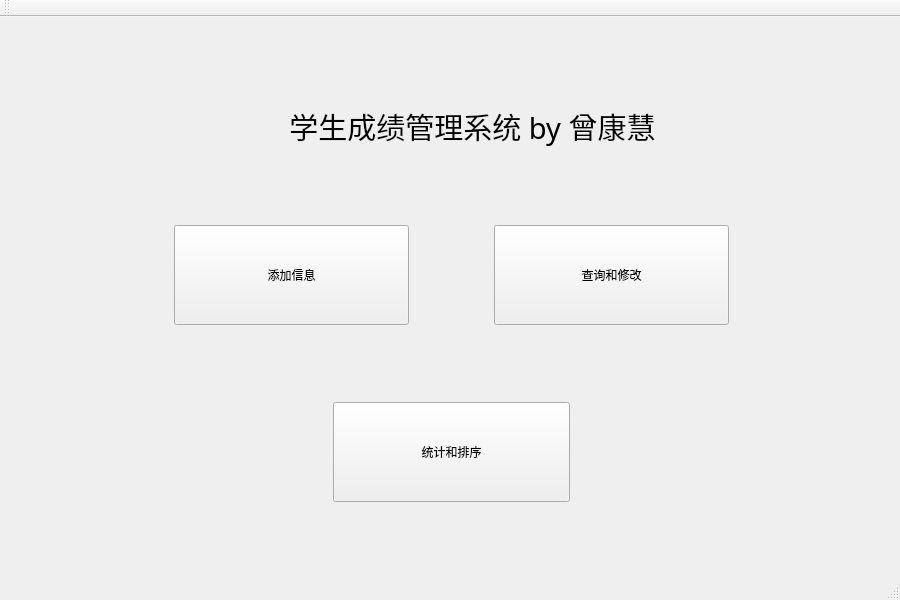
<?xml version="1.0" encoding="UTF-8"?>
<ui version="4.0">
 <class>MainWindow</class>
 <widget class="QMainWindow" name="MainWindow">
  <property name="geometry">
   <rect>
    <x>0</x>
    <y>0</y>
    <width>900</width>
    <height>600</height>
   </rect>
  </property>
  <property name="sizePolicy">
   <sizepolicy hsizetype="Fixed" vsizetype="Fixed">
    <horstretch>0</horstretch>
    <verstretch>0</verstretch>
   </sizepolicy>
  </property>
  <property name="minimumSize">
   <size>
    <width>800</width>
    <height>500</height>
   </size>
  </property>
  <property name="maximumSize">
   <size>
    <width>900</width>
    <height>600</height>
   </size>
  </property>
  <property name="windowTitle">
   <string>MainWindow</string>
  </property>
  <property name="styleSheet">
   <string notr="true">background-image: url(:/images/下载.jpg);</string>
  </property>
  <widget class="QWidget" name="centralWidget">
   <widget class="QWidget" name="layoutWidget">
    <property name="geometry">
     <rect>
      <x>6</x>
      <y>6</y>
      <width>891</width>
      <height>561</height>
     </rect>
    </property>
    <layout class="QVBoxLayout" name="verticalLayout" stretch="3,6,6">
     <item>
      <layout class="QHBoxLayout" name="horizontalLayout_2" stretch="3,1,14,3">
       <item>
        <spacer name="horizontalSpacer_5">
         <property name="orientation">
          <enum>Qt::Horizontal</enum>
         </property>
         <property name="sizeHint" stdset="0">
          <size>
           <width>40</width>
           <height>20</height>
          </size>
         </property>
        </spacer>
       </item>
       <item>
        <spacer name="horizontalSpacer_2">
         <property name="orientation">
          <enum>Qt::Horizontal</enum>
         </property>
         <property name="sizeHint" stdset="0">
          <size>
           <width>40</width>
           <height>20</height>
          </size>
         </property>
        </spacer>
       </item>
       <item>
        <widget class="QLabel" name="title">
         <property name="sizePolicy">
          <sizepolicy hsizetype="Preferred" vsizetype="Fixed">
           <horstretch>0</horstretch>
           <verstretch>0</verstretch>
          </sizepolicy>
         </property>
         <property name="font">
          <font>
           <family>黑体</family>
           <pointsize>22</pointsize>
           <weight>50</weight>
           <italic>false</italic>
           <bold>false</bold>
          </font>
         </property>
         <property name="layoutDirection">
          <enum>Qt::LeftToRight</enum>
         </property>
         <property name="styleSheet">
          <string notr="true">font: 22pt &quot;黑体&quot;;</string>
         </property>
         <property name="text">
          <string>学生成绩管理系统 by 曾康慧</string>
         </property>
         <property name="alignment">
          <set>Qt::AlignCenter</set>
         </property>
        </widget>
       </item>
       <item>
        <spacer name="horizontalSpacer_6">
         <property name="orientation">
          <enum>Qt::Horizontal</enum>
         </property>
         <property name="sizeHint" stdset="0">
          <size>
           <width>40</width>
           <height>20</height>
          </size>
         </property>
        </spacer>
       </item>
      </layout>
     </item>
     <item>
      <layout class="QHBoxLayout" name="horizontalLayout" stretch="2,3,1,3,2">
       <item>
        <spacer name="horizontalSpacer_3">
         <property name="orientation">
          <enum>Qt::Horizontal</enum>
         </property>
         <property name="sizeHint" stdset="0">
          <size>
           <width>40</width>
           <height>20</height>
          </size>
         </property>
        </spacer>
       </item>
       <item>
        <widget class="QPushButton" name="pushButton">
         <property name="sizePolicy">
          <sizepolicy hsizetype="Preferred" vsizetype="Fixed">
           <horstretch>0</horstretch>
           <verstretch>0</verstretch>
          </sizepolicy>
         </property>
         <property name="maximumSize">
          <size>
           <width>16777215</width>
           <height>100</height>
          </size>
         </property>
         <property name="styleSheet">
          <string notr="true">font: 16pt &quot;黑体&quot;;</string>
         </property>
         <property name="text">
          <string>添加信息</string>
         </property>
        </widget>
       </item>
       <item>
        <spacer name="horizontalSpacer">
         <property name="orientation">
          <enum>Qt::Horizontal</enum>
         </property>
         <property name="sizeHint" stdset="0">
          <size>
           <width>40</width>
           <height>20</height>
          </size>
         </property>
        </spacer>
       </item>
       <item>
        <widget class="QPushButton" name="pushButton_2">
         <property name="sizePolicy">
          <sizepolicy hsizetype="Preferred" vsizetype="Fixed">
           <horstretch>0</horstretch>
           <verstretch>0</verstretch>
          </sizepolicy>
         </property>
         <property name="maximumSize">
          <size>
           <width>16777215</width>
           <height>100</height>
          </size>
         </property>
         <property name="styleSheet">
          <string notr="true">font: 16pt &quot;黑体&quot;;</string>
         </property>
         <property name="text">
          <string>查询和修改</string>
         </property>
        </widget>
       </item>
       <item>
        <spacer name="horizontalSpacer_4">
         <property name="orientation">
          <enum>Qt::Horizontal</enum>
         </property>
         <property name="sizeHint" stdset="0">
          <size>
           <width>14</width>
           <height>19</height>
          </size>
         </property>
        </spacer>
       </item>
      </layout>
     </item>
     <item>
      <layout class="QHBoxLayout" name="horizontalLayout_3" stretch="4,3,4">
       <item>
        <spacer name="horizontalSpacer_7">
         <property name="orientation">
          <enum>Qt::Horizontal</enum>
         </property>
         <property name="sizeHint" stdset="0">
          <size>
           <width>40</width>
           <height>20</height>
          </size>
         </property>
        </spacer>
       </item>
       <item>
        <widget class="QPushButton" name="pushButton_3">
         <property name="sizePolicy">
          <sizepolicy hsizetype="Preferred" vsizetype="Fixed">
           <horstretch>0</horstretch>
           <verstretch>0</verstretch>
          </sizepolicy>
         </property>
         <property name="maximumSize">
          <size>
           <width>16777215</width>
           <height>100</height>
          </size>
         </property>
         <property name="styleSheet">
          <string notr="true">font: 16pt &quot;黑体&quot;;</string>
         </property>
         <property name="text">
          <string>统计和排序</string>
         </property>
        </widget>
       </item>
       <item>
        <spacer name="horizontalSpacer_8">
         <property name="orientation">
          <enum>Qt::Horizontal</enum>
         </property>
         <property name="sizeHint" stdset="0">
          <size>
           <width>40</width>
           <height>20</height>
          </size>
         </property>
        </spacer>
       </item>
      </layout>
     </item>
    </layout>
   </widget>
  </widget>
  <widget class="QMenuBar" name="menuBar">
   <property name="geometry">
    <rect>
     <x>0</x>
     <y>0</y>
     <width>900</width>
     <height>32</height>
    </rect>
   </property>
  </widget>
  <widget class="QToolBar" name="mainToolBar">
   <attribute name="toolBarArea">
    <enum>TopToolBarArea</enum>
   </attribute>
   <attribute name="toolBarBreak">
    <bool>false</bool>
   </attribute>
  </widget>
  <widget class="QStatusBar" name="statusBar"/>
 </widget>
 <layoutdefault spacing="6" margin="11"/>
 <resources/>
 <connections/>
</ui>
